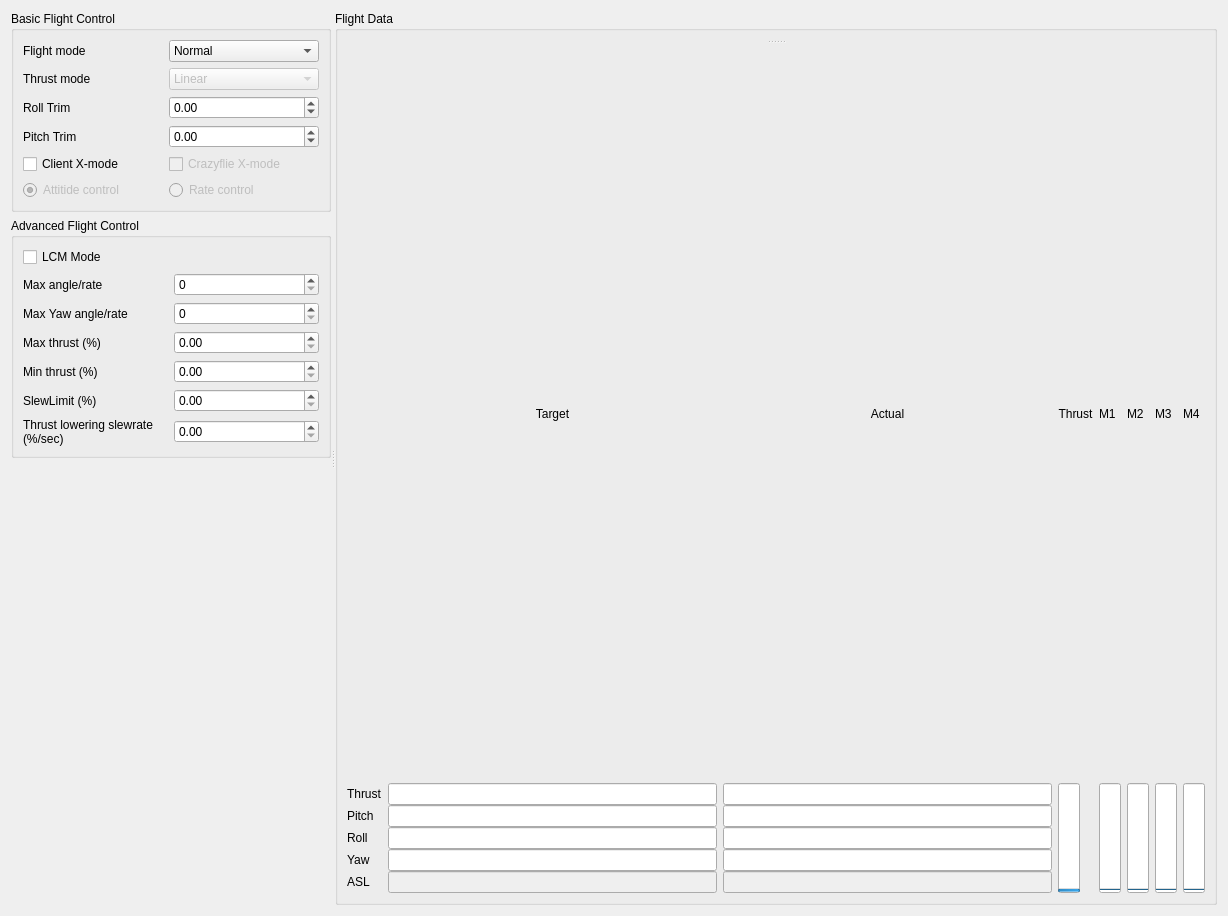
<?xml version="1.0" encoding="UTF-8"?>
<ui version="4.0">
 <class>Form</class>
 <widget class="QWidget" name="Form">
  <property name="geometry">
   <rect>
    <x>0</x>
    <y>0</y>
    <width>1228</width>
    <height>916</height>
   </rect>
  </property>
  <property name="windowTitle">
   <string>Form</string>
  </property>
  <layout class="QHBoxLayout" name="horizontalLayout">
   <item>
    <widget class="QSplitter" name="splitter_2">
     <property name="orientation">
      <enum>Qt::Horizontal</enum>
     </property>
     <widget class="QWidget" name="layoutWidget">
      <layout class="QVBoxLayout" name="verticalLayout">
       <property name="sizeConstraint">
        <enum>QLayout::SetMaximumSize</enum>
       </property>
       <item>
        <widget class="QGroupBox" name="groupBox_2">
         <property name="sizePolicy">
          <sizepolicy hsizetype="Fixed" vsizetype="Minimum">
           <horstretch>0</horstretch>
           <verstretch>0</verstretch>
          </sizepolicy>
         </property>
         <property name="minimumSize">
          <size>
           <width>320</width>
           <height>0</height>
          </size>
         </property>
         <property name="maximumSize">
          <size>
           <width>320</width>
           <height>16777215</height>
          </size>
         </property>
         <property name="title">
          <string>Basic Flight Control</string>
         </property>
         <layout class="QHBoxLayout" name="horizontalLayout_3">
          <item>
           <layout class="QGridLayout" name="gridLayout_3">
            <item row="1" column="1">
             <widget class="QComboBox" name="flightModeCombo">
              <property name="minimumSize">
               <size>
                <width>150</width>
                <height>0</height>
               </size>
              </property>
              <property name="maximumSize">
               <size>
                <width>150</width>
                <height>16777215</height>
               </size>
              </property>
              <property name="toolTip">
               <string>&lt;html&gt;&lt;head/&gt;&lt;body&gt;&lt;p&gt;Select what flightmode to use:&lt;/p&gt;&lt;p&gt; * Safe prevents crashing&lt;/p&gt;&lt;p&gt; * Crazy does not prevent crashing :)&lt;/p&gt;&lt;/body&gt;&lt;/html&gt;</string>
              </property>
              <property name="editable">
               <bool>false</bool>
              </property>
              <property name="currentIndex">
               <number>0</number>
              </property>
              <item>
               <property name="text">
                <string>Normal</string>
               </property>
              </item>
              <item>
               <property name="text">
                <string>Advanced</string>
               </property>
              </item>
             </widget>
            </item>
            <item row="0" column="1">
             <spacer name="verticalSpacer_3">
              <property name="orientation">
               <enum>Qt::Vertical</enum>
              </property>
              <property name="sizeType">
               <enum>QSizePolicy::Maximum</enum>
              </property>
              <property name="sizeHint" stdset="0">
               <size>
                <width>0</width>
                <height>0</height>
               </size>
              </property>
             </spacer>
            </item>
            <item row="2" column="0">
             <widget class="QLabel" name="label_5">
              <property name="text">
               <string>Thrust mode</string>
              </property>
             </widget>
            </item>
            <item row="2" column="1">
             <widget class="QComboBox" name="thrustModeCombo">
              <property name="enabled">
               <bool>false</bool>
              </property>
              <item>
               <property name="text">
                <string>Linear</string>
               </property>
              </item>
              <item>
               <property name="text">
                <string>Quadratic</string>
               </property>
              </item>
             </widget>
            </item>
            <item row="3" column="0">
             <widget class="QLabel" name="label_2">
              <property name="text">
               <string>Roll Trim</string>
              </property>
             </widget>
            </item>
            <item row="3" column="1">
             <widget class="QDoubleSpinBox" name="targetCalRoll">
              <property name="minimum">
               <double>-20.000000000000000</double>
              </property>
              <property name="maximum">
               <double>20.000000000000000</double>
              </property>
              <property name="singleStep">
               <double>0.200000000000000</double>
              </property>
             </widget>
            </item>
            <item row="4" column="1">
             <widget class="QDoubleSpinBox" name="targetCalPitch">
              <property name="minimum">
               <double>-20.000000000000000</double>
              </property>
              <property name="maximum">
               <double>20.000000000000000</double>
              </property>
              <property name="singleStep">
               <double>0.200000000000000</double>
              </property>
             </widget>
            </item>
            <item row="4" column="0">
             <widget class="QLabel" name="label_3">
              <property name="text">
               <string>Pitch Trim</string>
              </property>
             </widget>
            </item>
            <item row="1" column="0">
             <widget class="QLabel" name="label_4">
              <property name="minimumSize">
               <size>
                <width>100</width>
                <height>0</height>
               </size>
              </property>
              <property name="text">
               <string>Flight mode</string>
              </property>
             </widget>
            </item>
            <item row="5" column="1">
             <widget class="QCheckBox" name="crazyflieXModeCheckbox">
              <property name="enabled">
               <bool>false</bool>
              </property>
              <property name="text">
               <string>Crazyflie X-mode</string>
              </property>
             </widget>
            </item>
            <item row="5" column="0">
             <widget class="QCheckBox" name="clientXModeCheckbox">
              <property name="text">
               <string>Client X-mode</string>
              </property>
             </widget>
            </item>
            <item row="6" column="0">
             <widget class="QRadioButton" name="angularPidRadioButton">
              <property name="enabled">
               <bool>false</bool>
              </property>
              <property name="text">
               <string>Attitide control</string>
              </property>
              <property name="checked">
               <bool>true</bool>
              </property>
             </widget>
            </item>
            <item row="6" column="1">
             <widget class="QRadioButton" name="ratePidRadioButton">
              <property name="enabled">
               <bool>false</bool>
              </property>
              <property name="text">
               <string>Rate control</string>
              </property>
             </widget>
            </item>
           </layout>
          </item>
         </layout>
        </widget>
       </item>
       <item>
        <widget class="QGroupBox" name="groupBox_3">
         <property name="sizePolicy">
          <sizepolicy hsizetype="Fixed" vsizetype="Minimum">
           <horstretch>0</horstretch>
           <verstretch>0</verstretch>
          </sizepolicy>
         </property>
         <property name="minimumSize">
          <size>
           <width>320</width>
           <height>0</height>
          </size>
         </property>
         <property name="maximumSize">
          <size>
           <width>320</width>
           <height>16777215</height>
          </size>
         </property>
         <property name="title">
          <string>Advanced Flight Control</string>
         </property>
         <layout class="QHBoxLayout" name="horizontalLayout_4">
          <item>
           <layout class="QGridLayout" name="gridLayout_4">
            <item row="3" column="0">
             <widget class="QLabel" name="label_9">
              <property name="text">
               <string>Max thrust (%)</string>
              </property>
             </widget>
            </item>
            <item row="1" column="0">
             <widget class="QLabel" name="label_7">
              <property name="layoutDirection">
               <enum>Qt::LeftToRight</enum>
              </property>
              <property name="text">
               <string>Max angle/rate</string>
              </property>
             </widget>
            </item>
            <item row="4" column="0">
             <widget class="QLabel" name="label">
              <property name="text">
               <string>Min thrust (%)</string>
              </property>
             </widget>
            </item>
            <item row="6" column="0">
             <widget class="QLabel" name="label_26">
              <property name="text">
               <string>Thrust lowering slewrate (%/sec)</string>
              </property>
              <property name="wordWrap">
               <bool>true</bool>
              </property>
             </widget>
            </item>
            <item row="5" column="0">
             <widget class="QLabel" name="label_31">
              <property name="text">
               <string>SlewLimit (%)</string>
              </property>
             </widget>
            </item>
            <item row="2" column="0">
             <widget class="QLabel" name="label_32">
              <property name="text">
               <string>Max Yaw angle/rate</string>
              </property>
             </widget>
            </item>
            <item row="3" column="1">
             <widget class="QDoubleSpinBox" name="maxThrust"/>
            </item>
            <item row="4" column="1">
             <widget class="QDoubleSpinBox" name="minThrust"/>
            </item>
            <item row="5" column="1">
             <widget class="QDoubleSpinBox" name="slewEnableLimit"/>
            </item>
            <item row="6" column="1">
             <widget class="QDoubleSpinBox" name="thrustLoweringSlewRateLimit"/>
            </item>
            <item row="2" column="1">
             <widget class="QSpinBox" name="maxYawRate">
              <property name="minimum">
               <number>0</number>
              </property>
              <property name="maximum">
               <number>500</number>
              </property>
              <property name="value">
               <number>0</number>
              </property>
             </widget>
            </item>
            <item row="1" column="1">
             <widget class="QSpinBox" name="maxAngle">
              <property name="minimum">
               <number>0</number>
              </property>
              <property name="maximum">
               <number>500</number>
              </property>
              <property name="value">
               <number>0</number>
              </property>
             </widget>
            </item>
            <item row="0" column="0">
             <widget class="QCheckBox" name="LCMCheckBox">
              <property name="text">
               <string>LCM Mode</string>
              </property>
             </widget>
            </item>
           </layout>
          </item>
         </layout>
        </widget>
       </item>
       <item>
        <spacer name="verticalSpacer">
         <property name="orientation">
          <enum>Qt::Vertical</enum>
         </property>
         <property name="sizeHint" stdset="0">
          <size>
           <width>20</width>
           <height>403</height>
          </size>
         </property>
        </spacer>
       </item>
      </layout>
     </widget>
     <widget class="QWidget" name="layoutWidget">
      <layout class="QHBoxLayout" name="horizontalLayout_2">
       <property name="sizeConstraint">
        <enum>QLayout::SetDefaultConstraint</enum>
       </property>
       <item>
        <widget class="QGroupBox" name="groupBox">
         <property name="sizePolicy">
          <sizepolicy hsizetype="Preferred" vsizetype="Preferred">
           <horstretch>2</horstretch>
           <verstretch>0</verstretch>
          </sizepolicy>
         </property>
         <property name="title">
          <string>Flight Data</string>
         </property>
         <layout class="QGridLayout" name="gridLayout">
          <item row="0" column="0">
           <widget class="QSplitter" name="splitter">
            <property name="orientation">
             <enum>Qt::Vertical</enum>
            </property>
            <widget class="QWidget" name="layoutWidget">
             <layout class="QVBoxLayout" name="verticalLayout_4"/>
            </widget>
            <widget class="QWidget" name="layoutWidget">
             <layout class="QGridLayout" name="gridLayout_5" rowstretch="0,3,3,3,3,3" rowminimumheight="1,1,1,1,1,1">
              <property name="sizeConstraint">
               <enum>QLayout::SetMinimumSize</enum>
              </property>
              <property name="horizontalSpacing">
               <number>6</number>
              </property>
              <property name="verticalSpacing">
               <number>0</number>
              </property>
              <item row="5" column="0">
               <widget class="QLabel" name="label_17">
                <property name="text">
                 <string>ASL</string>
                </property>
               </widget>
              </item>
              <item row="2" column="4">
               <widget class="QLineEdit" name="actualPitch"/>
              </item>
              <item row="1" column="8" rowspan="5">
               <widget class="QProgressBar" name="actualM1">
                <property name="maximum">
                 <number>65535</number>
                </property>
                <property name="value">
                 <number>0</number>
                </property>
                <property name="orientation">
                 <enum>Qt::Vertical</enum>
                </property>
               </widget>
              </item>
              <item row="1" column="10" rowspan="5">
               <widget class="QProgressBar" name="actualM3">
                <property name="maximum">
                 <number>65535</number>
                </property>
                <property name="value">
                 <number>0</number>
                </property>
                <property name="orientation">
                 <enum>Qt::Vertical</enum>
                </property>
               </widget>
              </item>
              <item row="0" column="6">
               <widget class="QLabel" name="label_6">
                <property name="text">
                 <string>Thrust</string>
                </property>
                <property name="alignment">
                 <set>Qt::AlignCenter</set>
                </property>
               </widget>
              </item>
              <item row="5" column="4">
               <widget class="QLineEdit" name="actualASL">
                <property name="enabled">
                 <bool>false</bool>
                </property>
                <property name="text">
                 <string/>
                </property>
               </widget>
              </item>
              <item row="0" column="2">
               <widget class="QLabel" name="label_14">
                <property name="text">
                 <string>Target</string>
                </property>
                <property name="alignment">
                 <set>Qt::AlignCenter</set>
                </property>
               </widget>
              </item>
              <item row="3" column="2">
               <widget class="QLineEdit" name="targetRoll"/>
              </item>
              <item row="1" column="6" rowspan="5">
               <widget class="QProgressBar" name="thrustProgress">
                <property name="sizePolicy">
                 <sizepolicy hsizetype="Maximum" vsizetype="Expanding">
                  <horstretch>0</horstretch>
                  <verstretch>0</verstretch>
                 </sizepolicy>
                </property>
                <property name="sizeIncrement">
                 <size>
                  <width>0</width>
                  <height>0</height>
                 </size>
                </property>
                <property name="maximum">
                 <number>65600</number>
                </property>
                <property name="value">
                 <number>24</number>
                </property>
                <property name="alignment">
                 <set>Qt::AlignCenter</set>
                </property>
                <property name="orientation">
                 <enum>Qt::Vertical</enum>
                </property>
                <property name="invertedAppearance">
                 <bool>false</bool>
                </property>
               </widget>
              </item>
              <item row="1" column="0">
               <widget class="QLabel" name="label_16">
                <property name="text">
                 <string>Thrust</string>
                </property>
               </widget>
              </item>
              <item row="0" column="8">
               <widget class="QLabel" name="M1label">
                <property name="text">
                 <string>M1</string>
                </property>
               </widget>
              </item>
              <item row="3" column="0">
               <widget class="QLabel" name="label_12">
                <property name="text">
                 <string>Roll</string>
                </property>
               </widget>
              </item>
              <item row="0" column="10">
               <widget class="QLabel" name="M3label">
                <property name="text">
                 <string>M3</string>
                </property>
               </widget>
              </item>
              <item row="4" column="2">
               <widget class="QLineEdit" name="targetYaw"/>
              </item>
              <item row="1" column="9" rowspan="5">
               <widget class="QProgressBar" name="actualM2">
                <property name="maximum">
                 <number>65535</number>
                </property>
                <property name="value">
                 <number>0</number>
                </property>
                <property name="orientation">
                 <enum>Qt::Vertical</enum>
                </property>
               </widget>
              </item>
              <item row="2" column="2">
               <widget class="QLineEdit" name="targetPitch"/>
              </item>
              <item row="2" column="0">
               <widget class="QLabel" name="label_11">
                <property name="text">
                 <string>Pitch</string>
                </property>
               </widget>
              </item>
              <item row="0" column="4">
               <widget class="QLabel" name="label_15">
                <property name="text">
                 <string>Actual</string>
                </property>
                <property name="alignment">
                 <set>Qt::AlignCenter</set>
                </property>
               </widget>
              </item>
              <item row="4" column="4">
               <widget class="QLineEdit" name="actualYaw"/>
              </item>
              <item row="0" column="9">
               <widget class="QLabel" name="M2label">
                <property name="text">
                 <string>M2</string>
                </property>
               </widget>
              </item>
              <item row="1" column="11" rowspan="5">
               <widget class="QProgressBar" name="actualM4">
                <property name="maximum">
                 <number>65535</number>
                </property>
                <property name="value">
                 <number>0</number>
                </property>
                <property name="orientation">
                 <enum>Qt::Vertical</enum>
                </property>
               </widget>
              </item>
              <item row="1" column="2">
               <widget class="QLineEdit" name="targetThrust"/>
              </item>
              <item row="0" column="11">
               <widget class="QLabel" name="M4label">
                <property name="text">
                 <string>M4</string>
                </property>
               </widget>
              </item>
              <item row="1" column="4">
               <widget class="QLineEdit" name="actualThrust"/>
              </item>
              <item row="0" column="12" rowspan="6">
               <layout class="QGridLayout" name="gridLayout_7"/>
              </item>
              <item row="4" column="0">
               <widget class="QLabel" name="label_13">
                <property name="text">
                 <string>Yaw</string>
                </property>
               </widget>
              </item>
              <item row="3" column="4">
               <widget class="QLineEdit" name="actualRoll"/>
              </item>
              <item row="5" column="2">
               <widget class="QLineEdit" name="targetASL">
                <property name="enabled">
                 <bool>false</bool>
                </property>
                <property name="text">
                 <string/>
                </property>
               </widget>
              </item>
             </layout>
            </widget>
           </widget>
          </item>
         </layout>
        </widget>
       </item>
      </layout>
     </widget>
    </widget>
   </item>
  </layout>
 </widget>
 <resources/>
 <connections/>
</ui>
